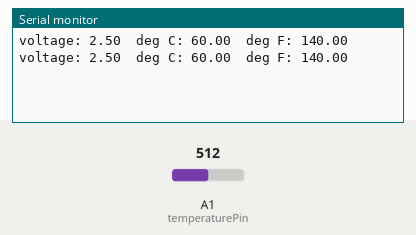
The sketch below on a simulated Arduino Uno, built with avr-gcc and run on an emulated ATmega328P. Shown: the last lines printed to the serial monitor. The inputs (shaded band) are chosen by the test bench; at power-on: A1 (temperaturePin) = 512.

Above: at 1.8 s.
1.9 s: A1 (temperaturePin) set to 716
At 2.4 s:
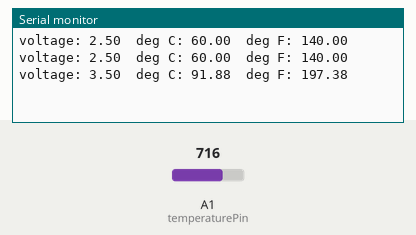
3.4 s: A1 (temperaturePin) set to 900
At 4.8 s:
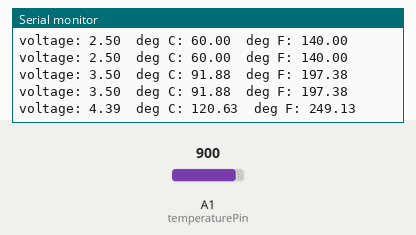
Timing chart, 0 to 6.4 s (numbered marks = the images above; inputs shaded):
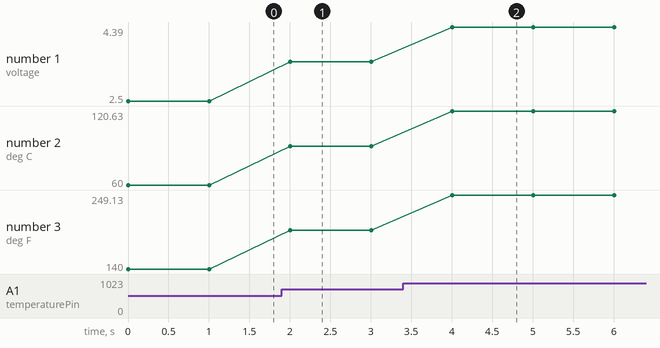

The sketch:

Temp_Sensor_7_.ino
```cpp
const int temperaturePin = A1; //Analog pin A1 will be used to get the analog vaue of the temp sensor


void setup() //Initialization
{

  Serial.begin(9600); //Initialize/ Begin serial monitor
}


void loop() //Loop with no condition (loops and essentially resets temp according to delay basically refreshes)
{


  float voltage, degreesC, degreesF; //Declare 3 floating point variables

  voltage = getVoltage(temperaturePin); //Measure the voltage at the analog pin

  degreesC = ((voltage - 0.5) * 32)-4; // Convert the voltage to degrees Celsius

  degreesF = degreesC * (9.0 / 5.0) + 32.0; //Convert degrees Celsius to Fahrenheit


  Serial.print("voltage: ");
  Serial.print(voltage);   //Printing Voltage
  Serial.print("  deg C: ");
  Serial.print(degreesC);  //Printing the Temp in degrees Celcius
  Serial.print("  deg F: ");
  Serial.println(degreesF); //Printing the Temp in degrees Fahrenheit

 //For example  "voltage: 0.56 deg C: 26.76 deg F: 80.17"

  delay(1000); // delay of 1000 miliseconds
}


float getVoltage(int pin)   //Function to read and return floating-point value (true voltage) on analog pin
{

  return (analogRead(pin) * 0.004882814);
  // This equation converts the 0 to 1023 value that analogRead()
  // returns, into a 0.0 to 5.0 value which is the voltage being read at that pin.
}
```

Measured:
- after the input at 1.9 s, the serial monitor: prints a new line after 0.10 s (image 1)
- after the input at 3.4 s, the serial monitor: prints a new line after 0.61 s (image 2)
- plotted number 1: 2.5 → 3.5 after the input at 1.9 s, 3.5 → 4.39 after the input at 3.4 s
- plotted number 2: 60 → 91.88 after the input at 1.9 s, 91.88 → 120.63 after the input at 3.4 s
- plotted number 3: 140 → 197.38 after the input at 1.9 s, 197.38 → 249.13 after the input at 3.4 s
